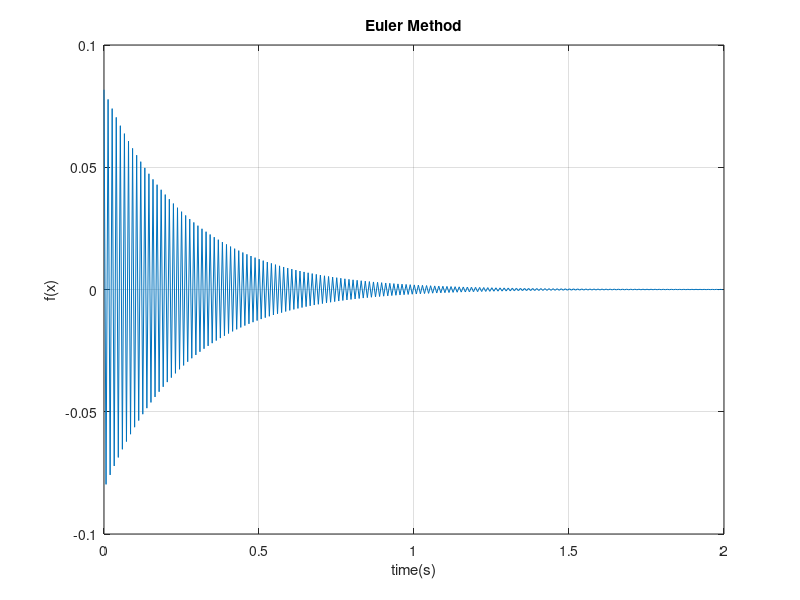
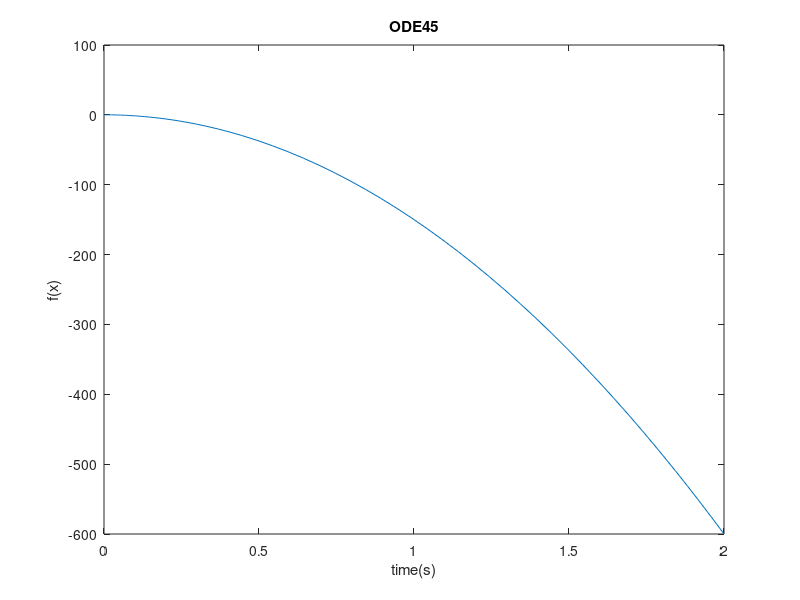

MATLAB code for these plots, in order:
%ppark

clear;clc

%Part e

step = 0.006585;
f(1) = 0.0817;
t = 0:step:2;

for x = 1:length(t)-1
    f(x+1) = f(x) + (-300*step*f(x));
end

figure(1);clf
plot(t,f);grid on
title('Euler Method');xlabel('time(s)');ylabel('f(x)')

%Part f
tspan = [0 2];
y0 = 0.0817;
[t,y] = ode45(@(t,y) -300*t, tspan, y0); 
figure(2);clf
plot(t,y)
title('ODE45');xlabel('time(s)');ylabel('f(x)')
